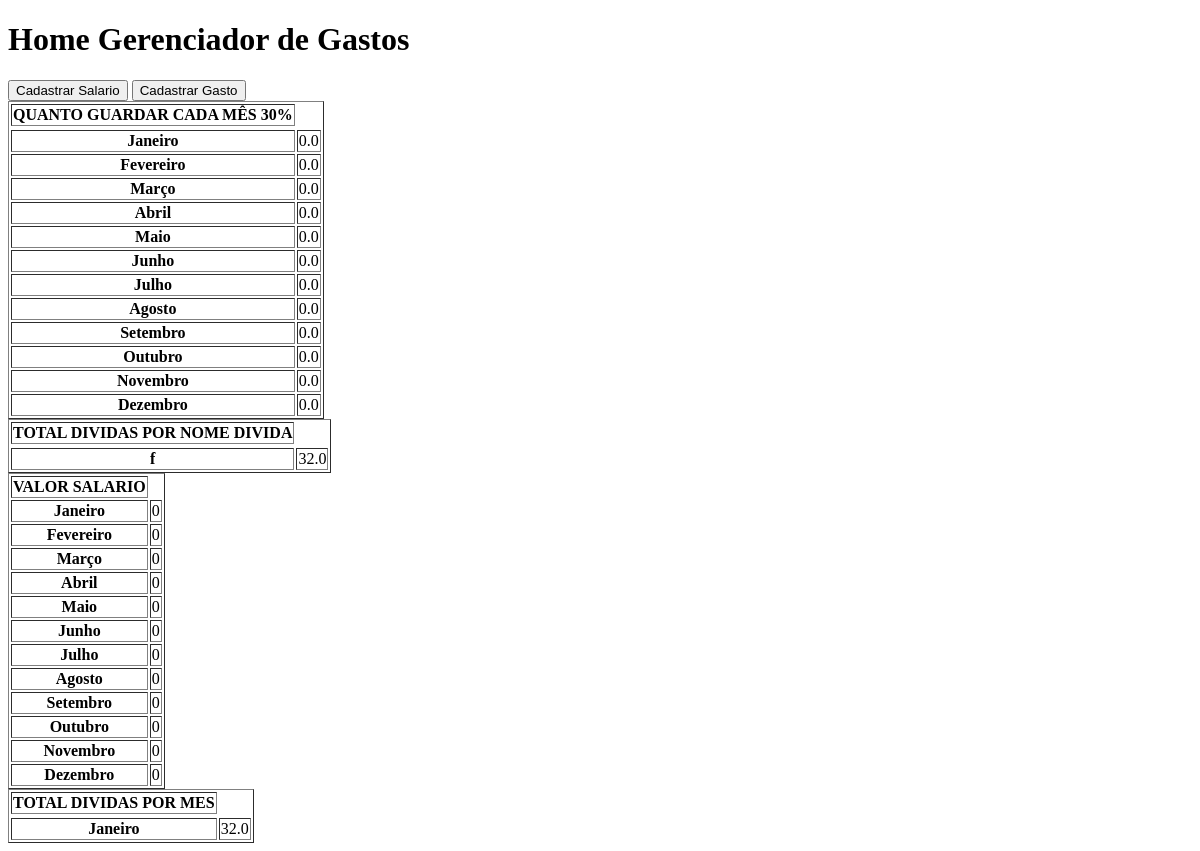
Before: / with the older database file.
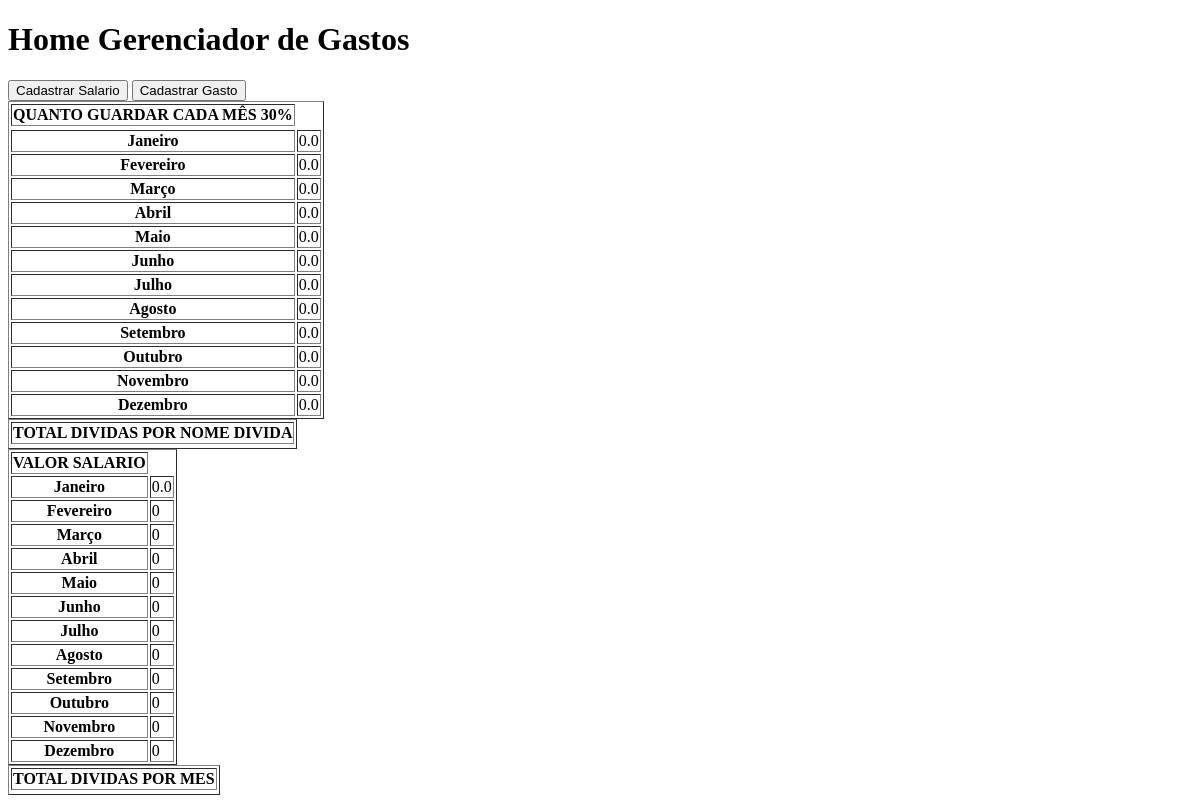
After: the same page with the newer database file.
### tables this page shows
CREATE TABLE Mes (
            id INTEGER NOT NULL PRIMARY KEY AUTOINCREMENT,
            nome_mes TEXT NOT NULL UNIQUE,
            salario FLOAT
               );

CREATE TABLE Gasto (
            id INTEGER NOT NULL PRIMARY KEY AUTOINCREMENT,
            nome_gasto TEXT NOT NULL,
            valor_gasto FLOAT NOT NULL,
            mes TEXT NOT NULL
               );

### views.py (the view)
@app.route("/", methods=["GET", "POST"])
def homepage():
    conn = sql.connect("banco.db")
    cursor = conn.cursor()
    botao = request.args.get("botao")
    if botao == "gasto":
            return render_template("cadastro-gasto.html")
    elif botao == "salario":
        return render_template("cadastro-salario.html")
    cursor.execute("SELECT nome_mes, COALESCE(salario, 0) FROM Mes ORDER BY id")
    campo_nome_mes_salario = cursor.fetchall()
    cursor.execute("SELECT nome_gasto, SUM(valor_gasto) FROM Gasto GROUP BY nome_gasto ORDER BY id")
    gastos_somados_nome_gasto = cursor.fetchall()
    cursor.execute("SELECT mes, sum(valor_gasto) FROM Gasto GROUP BY mes ORDER BY id")
    gastos_somados_mes = cursor.fetchall()
    cursor.close()
    conn.close()
    return render_template("home.html", campo_nome_mes_salario = campo_nome_mes_salario, gastos_somados_nome_gasto = gastos_somados_nome_gasto, gastos_somados_mes = gastos_somados_mes)

### templates/home.html (shortened to what this page needs)
<!DOCTYPE html>
<html lang="en">
<head>
</head>
<body>
    <h1>Home Gerenciador de Gastos</h1>
    <form action="/" method="get">
    <button type="submit" name="botao" class="btn" value="salario">Cadastrar Salario</button>
    <button type="submit" name="botao" class="btn" value="gasto">Cadastrar Gasto</button>
    </form>
    <table border=1>
        <tr><th>QUANTO GUARDAR CADA MÊS 30%</th></tr>
        <tr>
            {% for mes, salario in campo_nome_mes_salario%}
            <tr><th>{{mes}}</th>
            <td>{{salario * 0.3}}</td>
            </tr>
            {% endfor %}
        </tr>
    </table>
    <table>
            <table border=1>
        <tr><th> TOTAL DIVIDAS POR NOME DIVIDA</th></tr>
         <tr>
            {% for nome_gasto, total in gastos_somados_nome_gasto%}
                <tr><th>{{nome_gasto}}</th>
                <td>{{total}}</td>
                </tr>
            {% endfor %}
        </tr>
    </table>
    <table border=1>
        <tr>
            <th>VALOR SALARIO</th>
            {% for mes, salario in campo_nome_mes_salario%}
            <tr><th>{{mes}}</th>
            <td>{{salario}}</td>
            </tr>
            {% endfor %}
        </tr>
        </table>
        <table border=1>
            <tr><th>TOTAL DIVIDAS POR MES</th></tr>
            <tr>{%for mes, total in gastos_somados_mes%}
                <tr><th>{{mes}}</th>
                <td>{{total}}</td>
                </tr>
                {%endfor%}
            </tr>
    </table>
</body>
</html>

Changed rows visible on the page:
removed Gasto: mes "Janeiro", valor_gasto "32.0"
changed Mes "Janeiro": salario "0" → "0.0"
Other visible differences:
list line gone: "f 32.0"
